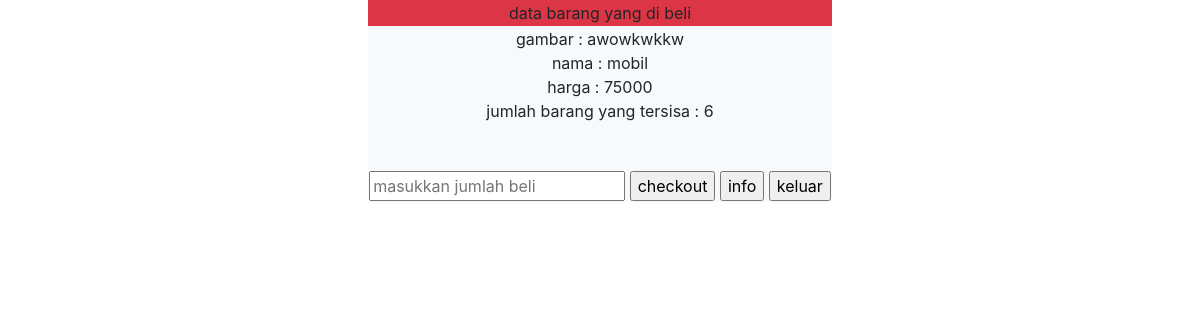
Page /beli.php?id=3 on the committed database.
### tables this page shows
CREATE TABLE `penjualan` (
  `id_barang` int(11) NOT NULL,
  `nama` varchar(500) NOT NULL,
  `gambar` varchar(500) NOT NULL,
  `nama_barang` varchar(500) NOT NULL,
  `harga` varchar(500) NOT NULL,
  `jumlahbarang` varchar(500) NOT NULL
);

### fungsi.php (called while the page is built, shortened)
<?php
require 'koneksi.php';
function query($query){
	global $kon;
	$result = mysqli_query($kon,$query);
	$rows = [];
	while ($row = mysqli_fetch_assoc($result)) {
		$rows = $row;
	}
return $rows;
}
 ?>

### beli.php (the view, shortened to what this page needs)
<?php
require "fungsi.php";
$id = $_GET['id'];
$query = query("SELECT * FROM penjualan WHERE id_barang = '$id'");
 ?>
 <!DOCTYPE html>
 <html>
 <head>
 	<link rel="stylesheet" href="https://cdn.jsdelivr.net/npm/bootstrap@4.0.0/dist/css/bootstrap.min.css">
 </head>
 <body>
 	<form class="text-center" method="post">
 		<table align="center">
 			<tr class="bg-danger ">
 				<td>
 					data barang yang di beli
 				</td>
 			</tr>
 			<tr class="bg-light">
 				<td>
 					gambar : <?= $query['gambar'] ?> <br>
 					nama :  <?= $query['nama_barang']?> <br>
 					harga : <?= $query['harga'] ?> <br>
 					jumlah barang yang tersisa : <?= $query['jumlahbarang'] ?> <br>
 					<br>
 					<br>
 					<input type="text" name="banyak" placeholder="masukkan jumlah beli ">
 					<input type="submit" name="checkout" value="checkout">
 					<input type="submit" name="info" value="info">
 					<input type="submit" name="keluar" value="keluar">
 				</td>
 			</tr>
 		</table>
 	</form>
 </body>
 </html>

### rows in the picture
penjualan: gambar "awowkwkkw", nama_barang "mobil", harga "75000", jumlahbarang "6"
